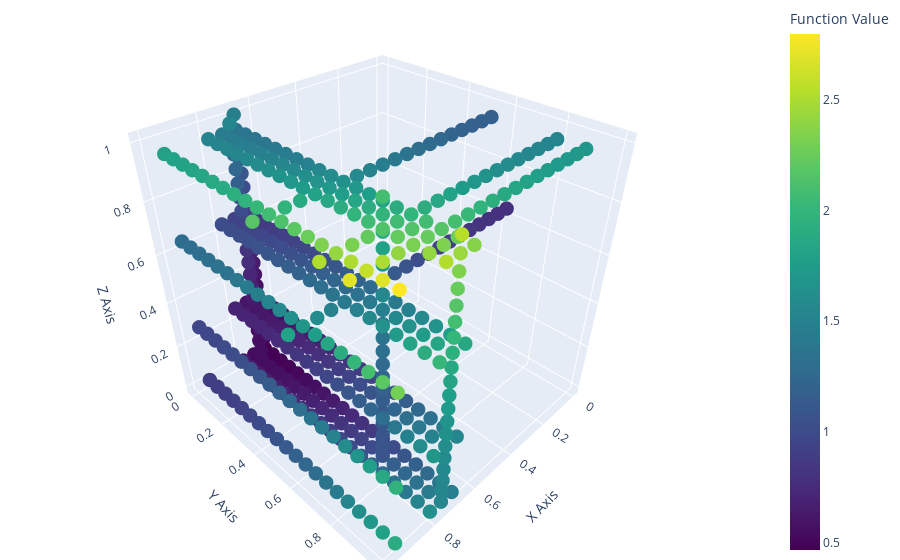

This figure's notebook cell:
### Code cell
f = 3
N = 20

tn = tensor_train_graph(f, r = 4, N = N)
T = tn_grid(tn, [np.linspace(0, 1, N)] * f)

print(tn.nodes)
print(tn.edges)
plot_tt_diagram(tn)
plot_tn_xyz(tn, fun)

### Figure 1 — Plotly figure (JSON) as saved in the notebook; plotly's stock layout.template omitted (floating-point values rounded to 4 significant figures; data arrays with more than 128 entries replaced by an {"elided": "..."} marker saying what was removed)
{"data": [{"marker": {"color": {"elided": "480 float values"}, "colorbar": {"title": {"text": "Function Value"}}, "colorscale": [[0, "#440154"], [0.1111, "#482878"], [0.2222, "#3e4989"], [0.3333, "#31688e"], [0.4444, "#26828e"], [0.5556, "#1f9e89"], [0.6667, "#35b779"], [0.7778, "#6ece58"], [0.8889, "#b5de2b"], [1, "#fde725"]], "size": 5}, "mode": "markers", "type": "scatter3d", "x": {"elided": "480 float values"}, "y": {"elided": "480 float values"}, "z": {"elided": "480 float values"}}], "layout": {"margin": {"b": 0, "l": 0, "r": 0, "t": 0}, "scene": {"aspectmode": "cube", "xaxis": {"autorange": true, "title": {"text": "X Axis"}}, "yaxis": {"autorange": true, "title": {"text": "Y Axis"}}, "zaxis": {"autorange": true, "title": {"text": "Z Axis"}}}}}
